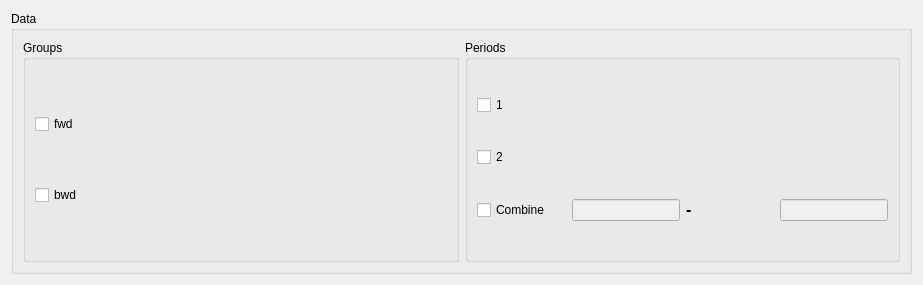
<?xml version="1.0" encoding="UTF-8"?>
<ui version="4.0">
 <class>MuonFitDataSelector</class>
 <widget class="QWidget" name="MuonFitDataSelector">
  <property name="geometry">
   <rect>
    <x>0</x>
    <y>0</y>
    <width>923</width>
    <height>285</height>
   </rect>
  </property>
  <property name="windowTitle">
   <string>MuonFitDataSelector</string>
  </property>
  <layout class="QGridLayout" name="gridLayoutAll">
   <item row="0" column="0">
    <widget class="QGroupBox" name="groupBoxDataSelector">
     <property name="title">
      <string>Data</string>
     </property>
     <layout class="QVBoxLayout" name="verticalLayout">
      <item>
       <layout class="QHBoxLayout" name="horizontalLayoutLabel">
        <item>
         <widget class="QGroupBox" name="groupBoxGroups">
          <property name="title">
           <string>Groups</string>
          </property>
          <layout class="QVBoxLayout" name="verticalLayoutGroups">
           <item>
            <widget class="QCheckBox" name="chkFwd">
             <property name="text">
              <string>fwd</string>
             </property>
            </widget>
           </item>
           <item>
            <widget class="QCheckBox" name="chkBwd">
             <property name="text">
              <string>bwd</string>
             </property>
            </widget>
           </item>
          </layout>
         </widget>
        </item>
        <item>
         <layout class="QHBoxLayout" name="horizontalLayoutTime">
          <item>
           <widget class="QGroupBox" name="groupBoxPeriods">
            <property name="title">
             <string>Periods</string>
            </property>
            <layout class="QVBoxLayout" name="verticalLayoutPeriods">
             <item>
              <widget class="QCheckBox" name="chk1">
               <property name="text">
                <string>1</string>
               </property>
              </widget>
             </item>
             <item>
              <widget class="QCheckBox" name="chk2">
               <property name="text">
                <string>2</string>
               </property>
              </widget>
             </item>
             <item>
              <layout class="QHBoxLayout" name="horizontalLayoutPeriodsCombine">
               <item>
                <widget class="QCheckBox" name="chkCombine">
                 <property name="text">
                  <string>Combine</string>
                 </property>
                </widget>
               </item>
               <item>
                <widget class="QLineEdit" name="txtFirst">
                 <property name="enabled">
                  <bool>false</bool>
                 </property>
                 <property name="sizePolicy">
                  <sizepolicy hsizetype="Maximum" vsizetype="Fixed">
                   <horstretch>0</horstretch>
                   <verstretch>0</verstretch>
                  </sizepolicy>
                 </property>
                </widget>
               </item>
               <item>
                <widget class="QLabel" name="lblMinus">
                 <property name="text">
                  <string>&lt;html&gt;&lt;head/&gt;&lt;body&gt;&lt;p&gt;&lt;span style=&quot; font-size:12pt; font-weight:600;&quot;&gt;-&lt;/span&gt;&lt;/p&gt;&lt;/body&gt;&lt;/html&gt;</string>
                 </property>
                </widget>
               </item>
               <item>
                <widget class="QLineEdit" name="txtSecond">
                 <property name="enabled">
                  <bool>false</bool>
                 </property>
                 <property name="sizePolicy">
                  <sizepolicy hsizetype="Maximum" vsizetype="Fixed">
                   <horstretch>0</horstretch>
                   <verstretch>0</verstretch>
                  </sizepolicy>
                 </property>
                </widget>
               </item>
              </layout>
             </item>
            </layout>
           </widget>
          </item>
         </layout>
        </item>
       </layout>
      </item>
     </layout>
    </widget>
   </item>
  </layout>
 </widget>
 <resources/>
 <connections/>
</ui>
